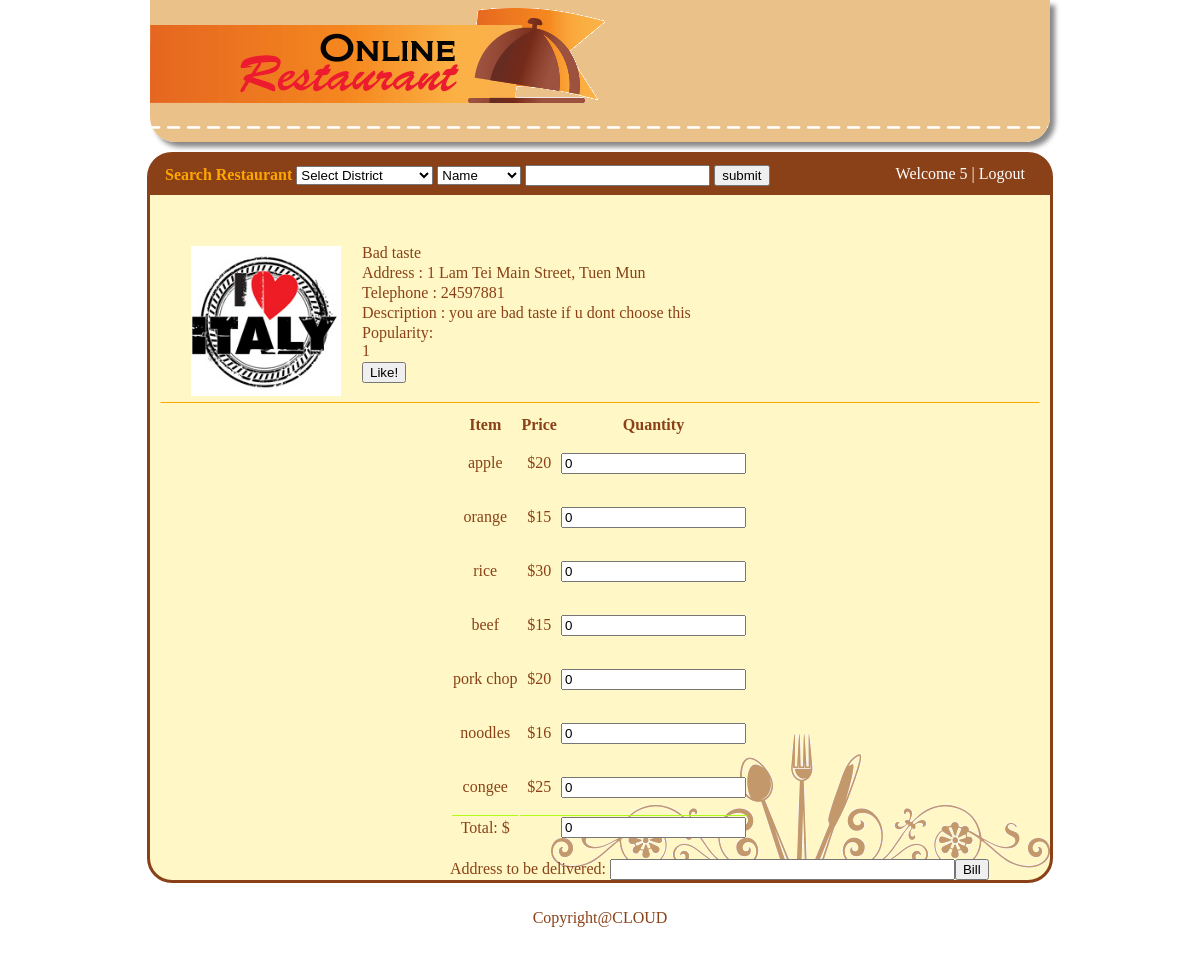
The page /sr.php?rid=00002 (signed in) on the database its author committed.
### tables this page shows
CREATE TABLE IF NOT EXISTS `restaurants` (
  `rid` varchar(10) NOT NULL,
  `rname` varchar(50) NOT NULL,
  `raddr` varchar(200) NOT NULL,
  `area` varchar(20) NOT NULL,
  `district` varchar(20) NOT NULL,
  `rtel` int(8) NOT NULL,
  `owner` varchar(32) NOT NULL,
  `rdes` varchar(500) NOT NULL,
  `rlogo` varchar(40) NOT NULL,
  `popular` int(11) NOT NULL
);

CREATE TABLE IF NOT EXISTS `menu` (
  `restaurantid` varchar(5) NOT NULL,
  `foodid` varchar(6) NOT NULL,
  `food` varchar(30) NOT NULL,
  `price` varchar(4) NOT NULL,
  PRIMARY KEY (`restaurantid`,`foodid`)
);

### sr.php (the view, shortened to what this page needs)
<?php
	if(!isset($_GET['rid'])){
		header("location: index.php");
	}
	else{
	$rid = $_GET['rid'];
	$sql = "SELECT * FROM restaurants WHERE rid='".$rid."'";
	$sql2 = "SELECT * FROM menu WHERE restaurantid='".$rid."'";
 	$result = mysql_query($sql);
	$menuresult = mysql_query($sql2);
	$row = mysql_fetch_assoc($result);
	}
	function imglink($rid,$rname){
	$sql = "SELECT rlogo from restaurants where rid = '$rid'";
	$result = mysql_query($sql);
	$rlogo = mysql_result($result, 0);
	$path = "temporary/";
	return "<img src='".$path.$rlogo."' alt='$rname' style='width:150px; height:150px'/>";
	}
?>
<!DOCTYPE html>
<html>
<head>
<link rel="stylesheet" type="text/css" href="index.css">
<link rel="stylesheet" type="text/css" href="sr.css" />
</head>
<body onload="initialize()">
<div id="header">
<div id="logo"><a href="index.php"><img src="image\icon.png" /></a></div>
 </div>
 <div id="container">
<div id="search">
		<form action="searchbox.php" method="GET" style=" color: orange; margin-bottom: -1px;">
		<b>Search Restaurant </b>
		<select name="district">
		<option value="" selected>Select District</option>
		</select>
<select name="keywordstype">
<option value="name" selected>Name</option>
</select>
<input type="text" name="keyword"></input>
<button type="submit">submit</button>
</form>
<div id="login">
  <?php
if (!isset($_SESSION['username'])) {
echo "<a href='login.html'>Login </a>|<a href='reg.php'> New Members </a>";
}else echo "Welcome <a href='memberpanel.php'>".$_SESSION['username']."</a> | <a href='logout.php'>Logout</a>";
?>
</div>
</div>
<div id="srrest">
<?php
echo imglink($rid,$row['rname']);
echo "<ul style='list-style-type:none'>";
echo "<li>".$row['rname']."</li>";
echo "<li>Address : ".$row['raddr']."</li>";
echo "<li>Telephone : ".$row['rtel']."</li>";
echo "<li>Description : ".$row['rdes']."</li>";
echo "<li>Popularity: <div id = 'pop'>".$row['popular']."</div></li>";
echo "<li><div id = 'but'><input type = 'button' value = 'Like!' onclick='addPopularity($rid)'></div></li>";
echo "<li><div class='fb-like' data-send='false' data-width='450' data-show-faces='true'></div></li></ul>";
?>
</div>
<div id='map_canvas' >
</div>
<div id="inmenu">
<form name='order' method='post' action='ordering.php'>
<div id="inmenuItem">
      <table border='0' style='text-align:center'>
      <tr>
      <th> Item </th>
	  <th> Price </th>
	  <th> Quantity </th>
	  </tr>
<?php
while($row2 = mysql_fetch_array($menuresult)) {
		echo"<tr>
		<td><p name='".$row2['foodid']."'>".$row2['food']."</p></td>
		<td><p>$".$row2['price']."</p></td>
		<td><input type='textbox' name='F".$row2['foodid']."' id='F".$row2['foodid']."' value='0' onchange='calculate(".'"F'.$row2['foodid'].'"'.", ".$row2['price'].")'></input></td>
		<input type='hidden' id='previousF".$row2['foodid']."' value='0')></input>
		</tr>";
}
		echo"<tr>
		<td style='border-top:1px solid #B1FB17;'><label total'>Total: $</label></td>
		<td COLSPAN='2' style='border-top:1px solid #B1FB17; text-align:right;'><input type='textbox' name='total' id='total' value='0' readonly='readonly'></input></td></tr>
		</table>
		<input type='hidden' name='restid' value='".$rid."' />";
		if (isset($_SESSION['username'])) {
		    echo "<br><span> Address to be delivered: </span><input type='textbox' value='' name='address' size='40' maxlength='200' />";
		    echo "<input type='submit' value='Bill' class='button' />";
		}
		echo "</form>";
?>
</div>
</div>
<div id="footer">
<p>Copyright@CLOUD</p>
</div>
</body>
</html>

### index.css (style rules this page uses)
#header { height:142px; width:900px; margin:auto; background-image:url(image/headerBackground.png); background-repeat:repeat-x; border-radius:0 0 25px 25px; box-shadow: 5px 5px 5px #888888; margin-bottom:10px; }
#logo { width:0px;height:0px; margin:0; }
#container { width:900px; margin:auto; background-color:#FFF8C6; border-style:solid; border-radius:25px; border-color:#8A4117; background-image:url(image/background2.png); background-position:right bottom; background-repeat:no-repeat; }
#search { padding:10px 15px; background-color:#8A4117; border-radius:15px 15px 0 0; }
#login { float:right; margin:-20px 10px 0 0; color:white; }
a:link, a:active { text-decoration:none; color:white; }
button, .button { cursor:pointer; }
#srrest { border: solid 1px transparent; margin:50px 10px 0px 20px; }
#srrest img { float:left; margin:0px 0px 0px 0px; }
#srrest li { border: solid 1px transparent; margin:0px 0px 0px 20px; }
#map_canvas { margin:-180px 20px 0px 0px; float:right; }
#inmenu { margin-left:300px; }
#inmenuItem tr { text-align:center; }
#rest0 img,#srrest img { float:left; margin:0px 0px 0px 0px; }
#rest0 li,#srrest li { border: solid 1px transparent; margin:0px 0px 0px 200px; }
#footer { width:100%; clear:both; margin: 0 auto; text-align: center; padding: 10px 0 10px 0; }

### sr.css (style rules this page uses)
#srrest { padding-left:30px; border-bottom:solid 1px #FFA500; }
#srrest { border: solid 1px transparent; margin:50px 10px 0px 10px; border-bottom:solid 1px #FFA500; }
#srrest img { float:left; margin:0px 0px 0px 0px; }
#srrest li { border: solid 1px transparent; margin:0px 0px 0px 20px; }
#srrest ul { padding-left: 150px; margin-top:-3px }
#map_canvas { width:230px; height:230px; margin-top: -240px; }
#inmenu { padding-top:10px; }

### rows shown on the page
restaurants: rlogo (picture), rname "Bad taste", raddr "1 Lam Tei Main Street, Tuen Mun", rtel "24597881", rdes "you are bad taste if u dont choose this", popular "1"
menu: food "apple", price "20"
menu: food "orange", price "15"
menu: food "rice", price "30"
menu: food "beef", price "15"
menu: food "pork chop", price "20"
menu: food "noodles", price "16"
menu: food "congee", price "25"

### other values the page prints
$_SESSION['username'] "5"
